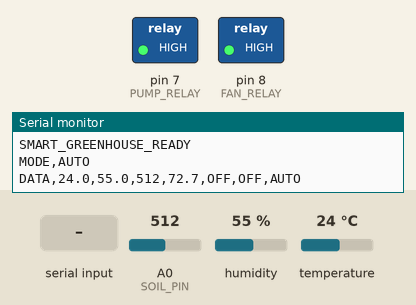
The sketch below on a simulated Arduino Uno, built with avr-gcc and run on an emulated ATmega328P. On the bench: switched loads named in the sketch (green lamp = pin HIGH), the last lines printed to the serial monitor. Inputs (shaded band) come from the test bench; at power-on: temperature 24 °C, A0 (SOIL_PIN) = 512, humidity 55 %.

Above: at 1.2 s.
1.3 s: temperature set to 30 °C
3.2 s: temperature set to 33 °C
At 5.2 s:
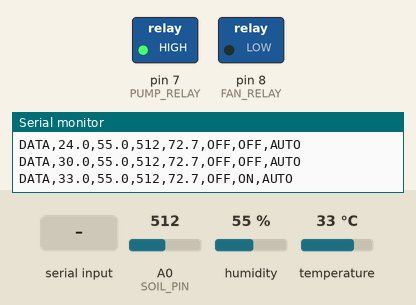
5.5 s: A0 (SOIL_PIN) set to 770
7.2 s: A0 (SOIL_PIN) set to 784
At 9.0 s:
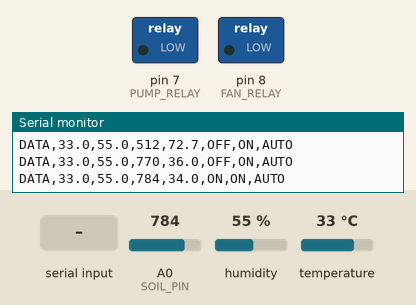
9.6 s: "FAN_OFF\n" received over Serial
At 11.3 s:
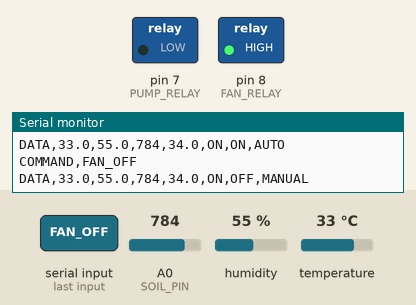
11.6 s: "AUTO\n" received over Serial
At 12.7 s:
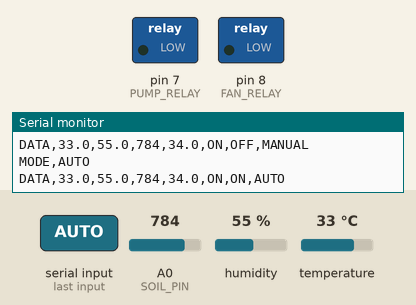
Timing chart, 0 to 14.6 s (numbered marks = the images above; inputs shaded):
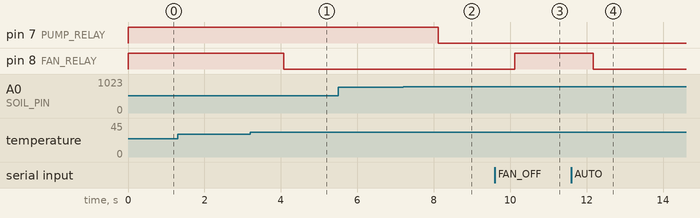

The sketch:

sketch_aug29c.ino
```cpp
#include <DHT.h>

#define DHTPIN 2
#define DHTTYPE DHT11

const int SOIL_PIN = A0;
const int PUMP_RELAY = 7;   // K1
const int FAN_RELAY  = 8;   // K2

// Soil calibration
const int DRY_RAW = 1023;
const int WET_RAW = 320;

// Automatic thresholds
const float PUMP_ON_LEVEL  = 35.0;
const float PUMP_OFF_LEVEL = 60.0;

const float FAN_ON_TEMP  = 32.0;
const float FAN_OFF_TEMP = 29.0;

DHT dht(DHTPIN, DHTTYPE);

bool pumpOn = false;
bool fanOn = false;
bool autoMode = true;

float getSoilPercent(int raw) {
  float percent =
    (float)(DRY_RAW - raw) * 100.0 /
    (DRY_RAW - WET_RAW);

  if (percent < 0) percent = 0;
  if (percent > 100) percent = 100;

  return percent;
}

void setPump(bool state) {
  pumpOn = state;
  digitalWrite(PUMP_RELAY, pumpOn ? LOW : HIGH);
}

void setFan(bool state) {
  fanOn = state;
  digitalWrite(FAN_RELAY, fanOn ? LOW : HIGH);
}

void processCommand(String command) {
  command.trim();
  command.toUpperCase();

  if (command == "AUTO") {
    autoMode = true;
    Serial.println("MODE,AUTO");
  }
  else if (command == "MANUAL") {
    autoMode = false;
    Serial.println("MODE,MANUAL");
  }
  else if (command == "PUMP_ON") {
    autoMode = false;
    setPump(true);
    Serial.println("COMMAND,PUMP_ON");
  }
  else if (command == "PUMP_OFF") {
    autoMode = false;
    setPump(false);
    Serial.println("COMMAND,PUMP_OFF");
  }
  else if (command == "FAN_ON") {
    autoMode = false;
    setFan(true);
    Serial.println("COMMAND,FAN_ON");
  }
  else if (command == "FAN_OFF") {
    autoMode = false;
    setFan(false);
    Serial.println("COMMAND,FAN_OFF");
  }
}

void readCommands() {
  while (Serial.available() > 0) {
    String command = Serial.readStringUntil('\n');
    processCommand(command);
  }
}

void setup() {
  Serial.begin(9600);

  pinMode(PUMP_RELAY, OUTPUT);
  pinMode(FAN_RELAY, OUTPUT);

  // Start safely OFF
  setPump(false);
  setFan(false);

  dht.begin();

  Serial.println("SMART_GREENHOUSE_READY");
  Serial.println("MODE,AUTO");
}

void loop() {

  // Check for commands from Python/Flask
  readCommands();

  // Read sensors
  float temperature = dht.readTemperature();
  float humidity = dht.readHumidity();

  int soilRaw = analogRead(SOIL_PIN);
  float soilPercent = getSoilPercent(soilRaw);

  // Automatic control
  if (autoMode) {

    // Pump hysteresis
    if (soilPercent <= PUMP_ON_LEVEL) {
      setPump(true);
    }
    else if (soilPercent >= PUMP_OFF_LEVEL) {
      setPump(false);
    }

    // Fan hysteresis
    if (!isnan(temperature)) {

      if (temperature >= FAN_ON_TEMP) {
        setFan(true);
      }
      else if (temperature <= FAN_OFF_TEMP) {
        setFan(false);
      }
    }
  }

  // CSV sensor data for Python
  Serial.print("DATA,");

  if (isnan(temperature))
    Serial.print("nan");
  else
    Serial.print(temperature, 1);

  Serial.print(",");

  if (isnan(humidity))
    Serial.print("nan");
  else
    Serial.print(humidity, 1);

  Serial.print(",");
  Serial.print(soilRaw);

  Serial.print(",");
  Serial.print(soilPercent, 1);

  Serial.print(",");
  Serial.print(pumpOn ? "ON" : "OFF");

  Serial.print(",");
  Serial.print(fanOn ? "ON" : "OFF");

  Serial.print(",");
  Serial.println(autoMode ? "AUTO" : "MANUAL");

  delay(2000);
}
```

Measured:
- the behaviour switches between 31 and 32 °C on temperature (found by bisection; images 0 and 1)
- the behaviour switches between 776 and 777 on A0 (SOIL_PIN) (found by bisection; images 1 and 2)
- after the input at 3.2 s, pin 8 (FAN_RELAY): HIGH → LOW after 0.87 s
- after the input at 7.2 s, pin 7 (PUMP_RELAY): HIGH → LOW after 0.92 s
- after the input at 9.6 s, pin 8 (FAN_RELAY): LOW → HIGH after 0.52 s
- after the input at 11.6 s, pin 8 (FAN_RELAY): HIGH → LOW after 0.57 s
